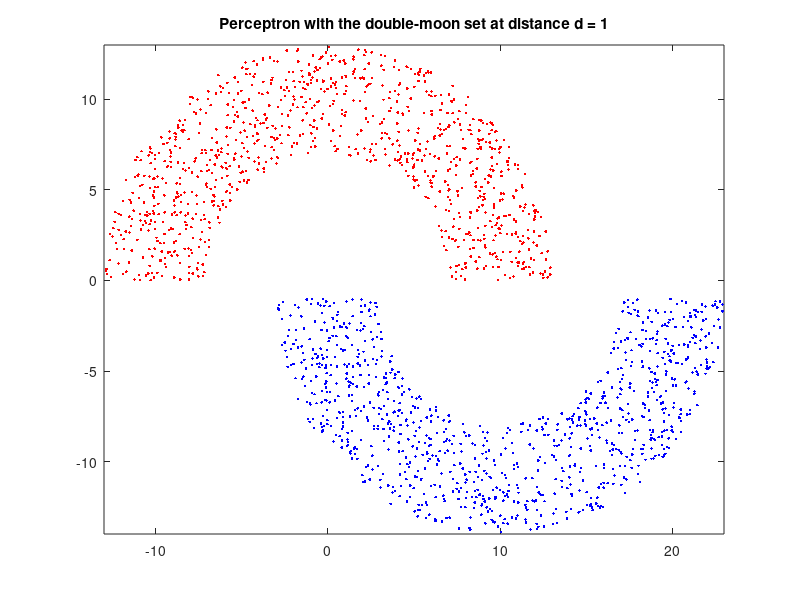

MATLAB code to generate this figure:
function data=double_moon(r,w,ts,d)
    clear all; close all;
    if nargin<4, w=6;end
    if nargin<3, r=10;end
    if nargin<2, d=1;end
    if nargin < 1, ts=1000; end
    ts1=10*ts;
    done=0; tmp1=[];
    while ~done,
        tmp=[2*(r+w/2)*(rand(ts1,1)-0.5) (r+w/2)*rand(ts1,1)];
        tmp(:,3)=sqrt(tmp(:,1).*tmp(:,1)+tmp(:,2).*tmp(:,2));
        idx=find([tmp(:,3)>r-w/2] & [tmp(:,3)<r+w/2]);
        tmp1=[tmp1;tmp(idx,1:2)];
        if length(idx)>= ts,
            done=1;
        end
    end
    data=[tmp1(1:ts,:) zeros(ts,1);
        [tmp1(1:ts,1)+r -tmp1(1:ts,2)-d ones(ts,1)]];
    plot(data(1:ts,1),data(1:ts,2),'.r',data(ts+1:end,1),data(ts+1:end,2),'.b');
    title(['Perceptron with the double-moon set at distance d = ' num2str(d)]),
    axis([-r-w/2 2*r+w/2 -r-w/2-d r+w/2])
    %save dm r w ts d data;
end